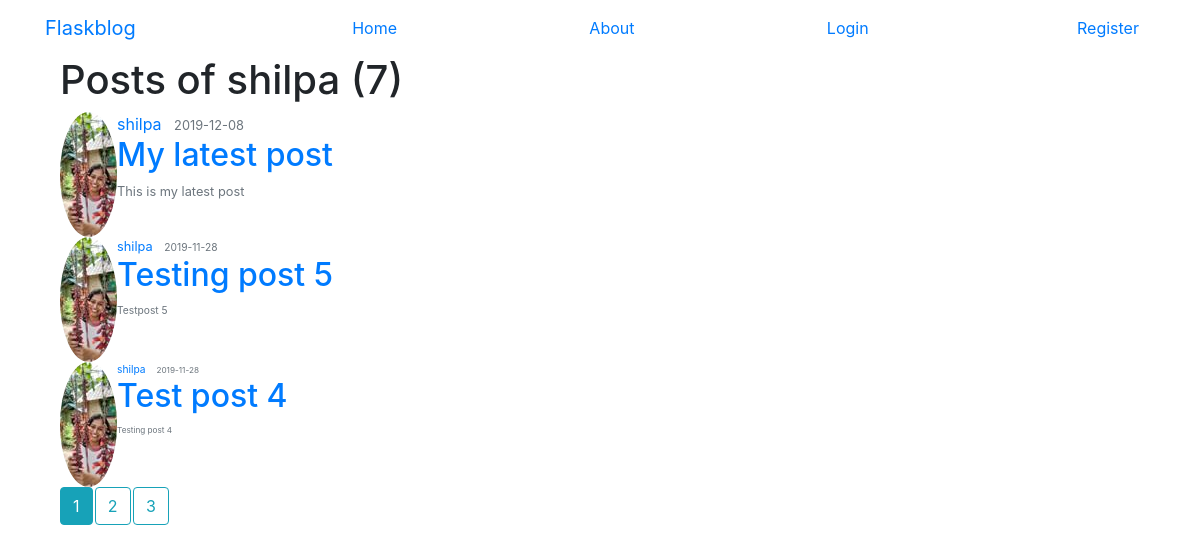
The app's page /user/shilpa with its own data.
### flaskblog/models.py (models this page shows, shortened)
class User(db.Model,UserMixin):
	id = db.Column(db.Integer,primary_key=True)
	username = db.Column(db.String(20),unique=True,nullable=False)
	email = db.Column(db.String(60),unique=True,nullable=False)
	image_file = db.Column(db.String(20),nullable=False,default='default.jpg')
	password = db.Column(db.String(60),nullable=False)
	posts = db.relationship('Post',backref='author',lazy=True)

class Post(db.Model):
        id = db.Column(db.Integer,primary_key=True)
        title = db.Column(db.String(100),nullable=False)
        date_posted = db.Column(db.DateTime,nullable=False,default=datetime.utcnow)
        content = db.Column(db.Text,nullable=False)
        user_id = db.Column(db.Integer,db.ForeignKey('user.id'),nullable=False)

### flaskblog/users/routes.py (the view)
@users.route("/user/<string:username>",methods=['GET'])
def user_post(username):
    page = request.args.get('page',1,type=int)
    user = User.query.filter_by(username=username).first_or_404()
    posts = Post.query.filter_by(author=user).order_by(Post.date_posted.desc()).paginate(page=page,per_page=3)
    return render_template('user_post.html',posts=posts,user=user)

### flaskblog/templates/user_post.html
{%extends "layout.html"%}
{%block content %}
	<h1>Posts of {{ user.username }} ({{ posts.total }})</h1>
	{% for post in posts.items %}
	<article class="media content-section">
	<img class="rounded-circle article-img" src="{{ url_for('static',filename='profile_pics/' + post.author.image_file)}}">
	<div class="media-body">
	<div class="article-metadata">
	<a class="mr-2" href="{{ url_for('users.user_post',username=post.author.username) }}">{{post.author.username}}</a>
	<small class="text-muted">{{post.date_posted.strftime('%Y-%m-%d')}}</class>
	</div>
	<h2><a class="article-title" href="{{ url_for('posts.post',post_id=post.id) }}">{{post.title}}</a></h2>
	<p class="article-content">{{post.content}}</p>
	</div>
	</article>
	{% endfor %}
	{% for page_num in posts.iter_pages(left_edge=1,right_edge=1,left_current=1,right_current=2) %}
	   {% if page_num %}
		{% if posts.page == page_num %}
		   <a class="btn btn-info mb-4" href="{{ url_for('users.user_post',username=user.username,page=page_num) }}">{{ page_num }}</a>
		{% else %}
		   <a class="btn btn-outline-info mb-4" href="{{ url_for('users.user_post',username=user.username,page=page_num) }}">{{ page_num }}</a>
		{% endif %}
	   {% else %}
		...
	   {% endif %}
	{% endfor %}
{%endblock content %}

### records on screen
User: username "shilpa"
Post: image_file (picture), author.username "shilpa", date_posted "2019-12-08", title "My latest post", content "This is my latest post"
Post: image_file (picture), author.username "shilpa", date_posted "2019-11-28", title "Testing post 5", content "Testpost 5"
Post: image_file (picture), author.username "shilpa", date_posted "2019-11-28", title "Test post 4", content "Testing post 4"

### other values on screen
{{ posts.total }} "7"
{{ page_num }} "1"
{{ page_num }} "2" "3"
